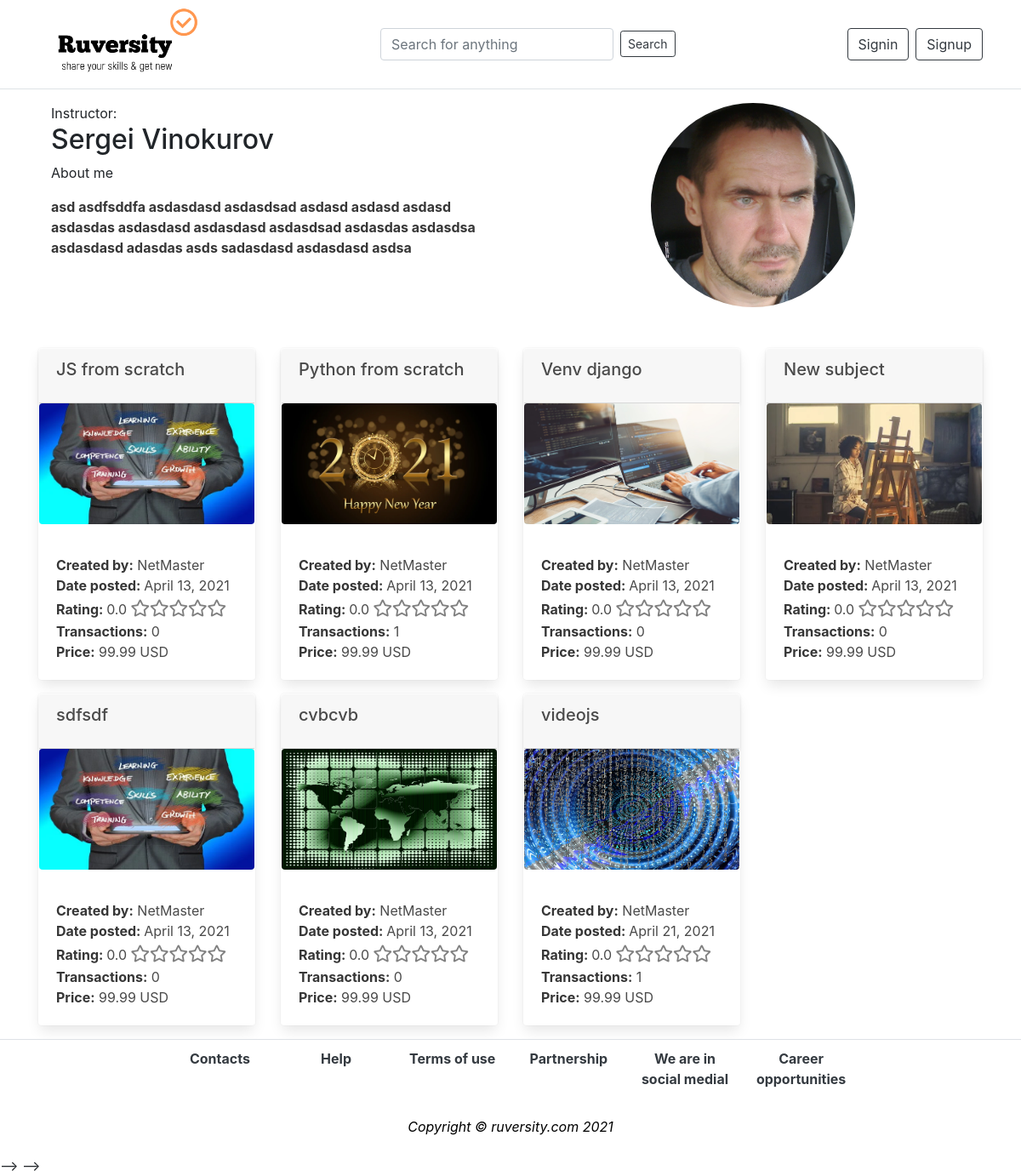
Before: /workshop/author_page/1 with the older database file.
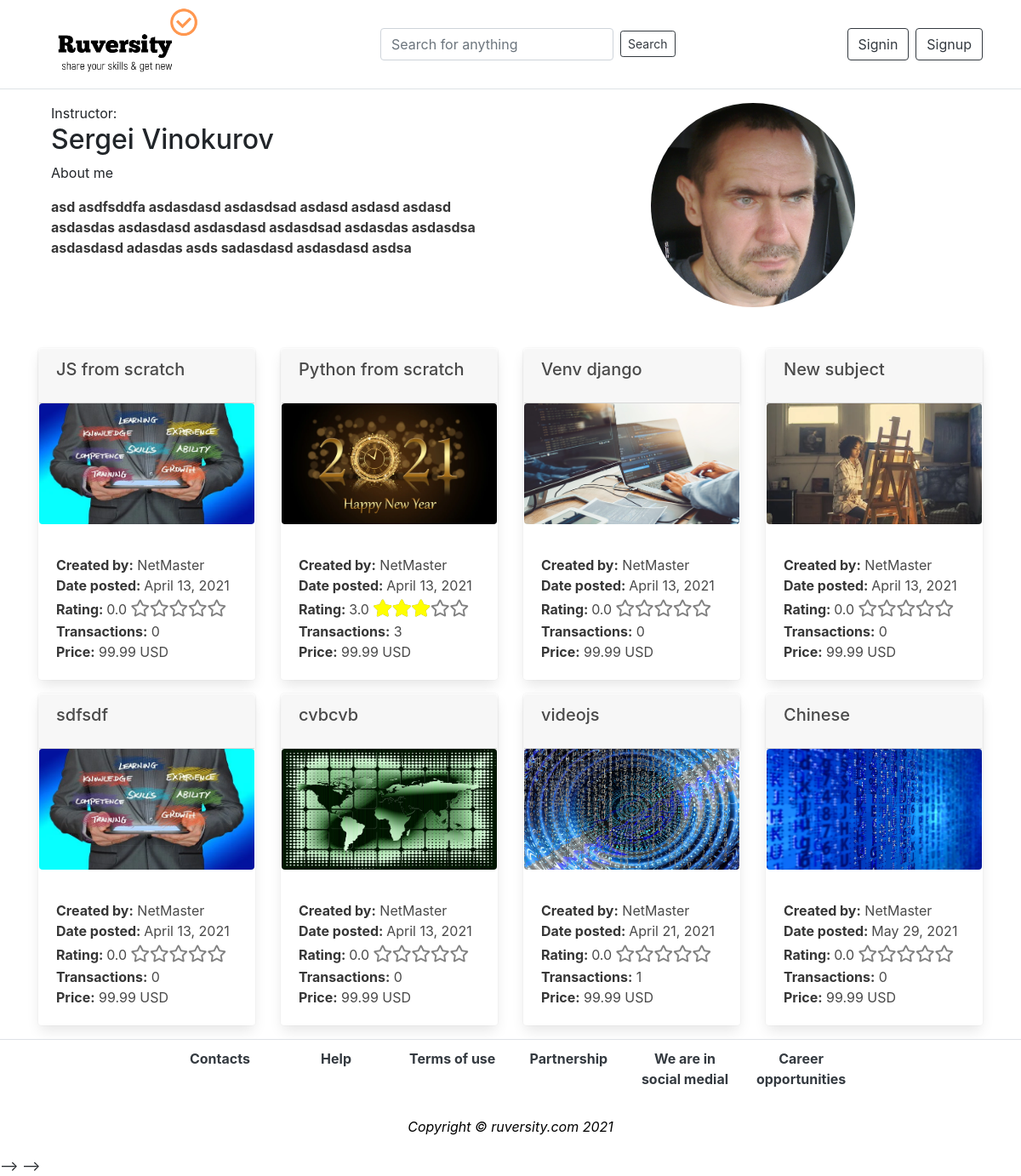
After: the same page with the newer database file.
### app_content/models.py (models this page shows, shortened)
class MainSubject(models.Model):
    category = models.ForeignKey(Category, on_delete=models.DO_NOTHING)
    title = models.CharField(max_length=100)
    description = models.TextField(null=True)
    prerequisite = models.TextField(null=True)
    date_posted = models.DateField(auto_now_add=True)
    thumbnail_file = models.FileField(upload_to='uploads')
    author = models.ForeignKey(User, on_delete=models.DO_NOTHING)
    price = models.ForeignKey(Price, on_delete=models.DO_NOTHING)
    language = models.ForeignKey(Language, on_delete=models.DO_NOTHING)
    percent = models.CharField(max_length=50, default='0%')
    total = models.IntegerField(default=0)  # Общее число баллов
    quantity = models.IntegerField(default=0)  # Кол-во оценок
    av_rating = models.DecimalField(max_digits=3, decimal_places=1, default=0)  # average rating
    transactions = models.IntegerField(default=0)#counter
    reviews = models.IntegerField(default=0)#counter
    ready = models.BooleanField(default=False)
    checked = models.BooleanField(default=False)
    blocked = models.BooleanField(default=False)
    discount_programs = models.BooleanField(default=True)
    length = models.DecimalField(max_digits=5, decimal_places=2, default=0)

class Price(models.Model):
    regular = models.DecimalField(max_digits=5, decimal_places=2)
    discount = models.DecimalField(max_digits=5, decimal_places=2)

### app_workshop/views.py (the view)
# urls.py: path('author_page/<int:user_id>', views.author_page, name='author_page'),
def author_page(request, user_id):
        if Author.objects.filter(user=user_id).exists():
            author = Author.objects.get(user=user_id)
            subjects =MainSubject.objects.filter(author=author.user)
            context = {
                'author': author,
                'subjects': subjects
            }
            return render(request, 'workshop/author_page.html', context)
        else:
            messages.error(
                request, 'The author has no profile yet')
            return redirect('studio')

### templates/workshop/author_page.html (shortened to what this page needs)
{% extends "base.html" %}
{% block content %}
<div class="container">
<div class="row mt-3">
    <div class="col-6">
      <div class="row m-auto">
        <div class="col">
      Instructor:
      </div>
      </div>
      <div class="row m-auto"><div class="col">
        <h2>{{author.first_name}} {{author.last_name}}</h2>
      </div></div>
      <div class="row m-auto"><div class="col">About me</div></div>
      <p>
      <div class="row m-auto"><div class="col"><strong>
        {{author.background}}
      </strong></div></div>
      </p>
    </div>
    <div class="col-6">
          <img src="{{author.photo.url}}" alt="Placeholder image" class='rounded-circle mx-auto d-block' style='width: 15rem; height: 15rem;' >
    </div>
</div>
<div class="row mt-5">
  {% for subject in subjects %}
  <div class="col-sm-3">
    <div class="card mb-3" style="border-color: transparent;">
      <div class="card-header" style='height:4rem'>
        <h5>{{subject.title}}</h5>
      </div>
      <a href="{% url 'subject' subject.id %}">
        <figure class="image is-16by9">
          <img src="{{subject.thumbnail_file.url}}" alt="Placeholder image" class='rounded-2 img-fluid'>
        </figure>
      </a>
      <div class="card-body">
        <div class="row">
          <div class="col"><strong>Created by:</strong>
            {{subject.author}}
          </div>
        </div>
        <div class="row">
          <div class="col"><strong>Date posted: </strong>{{subject.date_posted}}</div>
        </div>
        <div class="row">
          <div class="col">
            <strong>
              Rating:
            </strong> {{subject.av_rating}}
            <div class="stars-outer">
              <div class="stars-inner" style="width: {{subject.percent}}"></div>
            </div>
          </div>
        </div>
        <div class="row">
          <div class="col">
            <strong>Transactions:</strong> {{subject.transactions}}
          </div>
        </div>
        {% if subject.discount_programs == True and discount_time.discount_on == True %}
        <div class="row">
          <div class="col">
            <strong>Price:</strong> {{subject.price.discount}} USD
          </div>
        </div>
        {% else %}
        <div class="row">
          <div class="col">
            <strong>Price:</strong> {{subject.price.regular}} USD
          </div>
        </div>
        {% endif %}
      </div>
    </div>
  </div>
  {% endfor %}
</div>
</div>
{% endblock %}

Changed rows visible on the page:
changed MainSubject "Python from scratch": av_rating "0.0" → "3.0"; percent "0%" → "60.0%" (drawn); transactions "1" → "3"
added MainSubject: title "Chinese", thumbnail_file (picture), author "NetMaster", date_posted "May 29, 2021", av_rating "0.0", transactions "0", price.regular "99.99"
